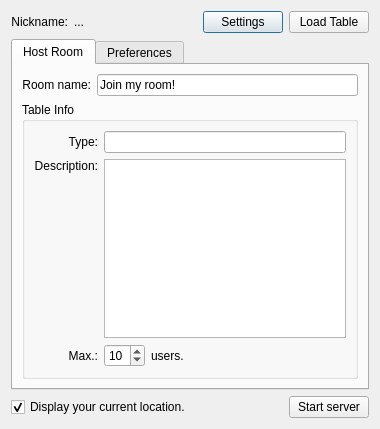
<?xml version="1.0" encoding="UTF-8"?>
<ui version="4.0">
 <class>NewRoomDialog</class>
 <widget class="QDialog" name="NewRoomDialog">
  <property name="geometry">
   <rect>
    <x>0</x>
    <y>0</y>
    <width>380</width>
    <height>429</height>
   </rect>
  </property>
  <property name="minimumSize">
   <size>
    <width>300</width>
    <height>300</height>
   </size>
  </property>
  <property name="windowTitle">
   <string>New room</string>
  </property>
  <layout class="QVBoxLayout" name="verticalLayout">
   <item>
    <layout class="QHBoxLayout" name="horizontalLayout_3">
     <item>
      <widget class="QLabel" name="label_6">
       <property name="text">
        <string>Nickname:</string>
       </property>
       <property name="alignment">
        <set>Qt::AlignRight|Qt::AlignTrailing|Qt::AlignVCenter</set>
       </property>
      </widget>
     </item>
     <item>
      <widget class="QLabel" name="nicknameLb">
       <property name="text">
        <string>...</string>
       </property>
      </widget>
     </item>
     <item>
      <spacer name="horizontalSpacer_4">
       <property name="orientation">
        <enum>Qt::Horizontal</enum>
       </property>
       <property name="sizeHint" stdset="0">
        <size>
         <width>40</width>
         <height>20</height>
        </size>
       </property>
      </spacer>
     </item>
     <item>
      <widget class="QPushButton" name="settingsBtn">
       <property name="enabled">
        <bool>true</bool>
       </property>
       <property name="text">
        <string>Settings</string>
       </property>
       <property name="icon">
        <iconset resource="../../../Engine/EResources.qrc">
         <normaloff>:/images/settings</normaloff>:/images/settings</iconset>
       </property>
      </widget>
     </item>
     <item>
      <widget class="QPushButton" name="loadTableBtn">
       <property name="enabled">
        <bool>true</bool>
       </property>
       <property name="text">
        <string>Load Table</string>
       </property>
       <property name="icon">
        <iconset resource="../../../Engine/EResources.qrc">
         <normaloff>:/images/box</normaloff>:/images/box</iconset>
       </property>
      </widget>
     </item>
    </layout>
   </item>
   <item>
    <widget class="QTabWidget" name="tabWidget">
     <property name="tabShape">
      <enum>QTabWidget::Rounded</enum>
     </property>
     <property name="currentIndex">
      <number>0</number>
     </property>
     <property name="elideMode">
      <enum>Qt::ElideNone</enum>
     </property>
     <property name="usesScrollButtons">
      <bool>true</bool>
     </property>
     <property name="documentMode">
      <bool>false</bool>
     </property>
     <property name="tabsClosable">
      <bool>false</bool>
     </property>
     <widget class="QWidget" name="tab">
      <attribute name="icon">
       <iconset resource="../../../Engine/EResources.qrc">
        <normaloff>:/images/server</normaloff>:/images/server</iconset>
      </attribute>
      <attribute name="title">
       <string>Host Room</string>
      </attribute>
      <layout class="QVBoxLayout" name="verticalLayout_3">
       <item>
        <layout class="QHBoxLayout" name="horizontalLayout_6">
         <item>
          <widget class="QLabel" name="label">
           <property name="text">
            <string>Room name:</string>
           </property>
           <property name="alignment">
            <set>Qt::AlignRight|Qt::AlignTrailing|Qt::AlignVCenter</set>
           </property>
          </widget>
         </item>
         <item>
          <widget class="QLineEdit" name="roomNameEdit">
           <property name="text">
            <string>Join my room!</string>
           </property>
          </widget>
         </item>
        </layout>
       </item>
       <item>
        <widget class="QGroupBox" name="groupBox">
         <property name="title">
          <string>Table Info</string>
         </property>
         <layout class="QHBoxLayout" name="horizontalLayout_2">
          <item>
           <layout class="QGridLayout" name="gridLayout_2">
            <item row="1" column="0">
             <widget class="QLabel" name="label_2">
              <property name="text">
               <string>Description:</string>
              </property>
              <property name="alignment">
               <set>Qt::AlignRight|Qt::AlignTop|Qt::AlignTrailing</set>
              </property>
             </widget>
            </item>
            <item row="1" column="1" colspan="3">
             <widget class="QPlainTextEdit" name="descriptionTextEdit">
              <property name="plainText">
               <string/>
              </property>
             </widget>
            </item>
            <item row="0" column="1" colspan="3">
             <widget class="QLineEdit" name="roomTypeEdit">
              <property name="text">
               <string/>
              </property>
             </widget>
            </item>
            <item row="0" column="0">
             <widget class="QLabel" name="label_3">
              <property name="text">
               <string>Type:</string>
              </property>
              <property name="alignment">
               <set>Qt::AlignRight|Qt::AlignTrailing|Qt::AlignVCenter</set>
              </property>
             </widget>
            </item>
            <item row="2" column="0">
             <widget class="QLabel" name="label_5">
              <property name="text">
               <string>Max.:</string>
              </property>
              <property name="alignment">
               <set>Qt::AlignRight|Qt::AlignTrailing|Qt::AlignVCenter</set>
              </property>
             </widget>
            </item>
            <item row="2" column="1">
             <widget class="QSpinBox" name="maxUserSpinBox">
              <property name="minimum">
               <number>1</number>
              </property>
              <property name="maximum">
               <number>20</number>
              </property>
              <property name="value">
               <number>10</number>
              </property>
             </widget>
            </item>
            <item row="2" column="3">
             <spacer name="horizontalSpacer">
              <property name="orientation">
               <enum>Qt::Horizontal</enum>
              </property>
              <property name="sizeHint" stdset="0">
               <size>
                <width>20</width>
                <height>20</height>
               </size>
              </property>
             </spacer>
            </item>
            <item row="2" column="2">
             <widget class="QLabel" name="usersLb">
              <property name="text">
               <string>users.</string>
              </property>
             </widget>
            </item>
           </layout>
          </item>
         </layout>
        </widget>
       </item>
      </layout>
     </widget>
     <widget class="QWidget" name="tab_2">
      <attribute name="icon">
       <iconset resource="../../../Engine/EResources.qrc">
        <normaloff>:/images/wheel</normaloff>:/images/wheel</iconset>
      </attribute>
      <attribute name="title">
       <string>Preferences</string>
      </attribute>
      <layout class="QHBoxLayout" name="horizontalLayout">
       <item>
        <layout class="QGridLayout" name="gridLayout">
         <property name="verticalSpacing">
          <number>6</number>
         </property>
         <item row="1" column="3">
          <widget class="QCheckBox" name="portCheckBox">
           <property name="enabled">
            <bool>true</bool>
           </property>
           <property name="text">
            <string>Choose best</string>
           </property>
           <property name="checked">
            <bool>true</bool>
           </property>
          </widget>
         </item>
         <item row="4" column="3">
          <spacer name="horizontalSpacer_3">
           <property name="orientation">
            <enum>Qt::Horizontal</enum>
           </property>
           <property name="sizeHint" stdset="0">
            <size>
             <width>150</width>
             <height>20</height>
            </size>
           </property>
          </spacer>
         </item>
         <item row="6" column="0" colspan="2">
          <widget class="QLabel" name="label_13">
           <property name="text">
            <string>Change teams:</string>
           </property>
           <property name="alignment">
            <set>Qt::AlignRight|Qt::AlignTrailing|Qt::AlignVCenter</set>
           </property>
          </widget>
         </item>
         <item row="3" column="2">
          <widget class="QComboBox" name="hideImageComboBox">
           <property name="currentIndex">
            <number>2</number>
           </property>
           <item>
            <property name="text">
             <string>Host Only</string>
            </property>
           </item>
           <item>
            <property name="text">
             <string>Admins Only</string>
            </property>
           </item>
           <item>
            <property name="text">
             <string>Everyone</string>
            </property>
           </item>
           <item>
            <property name="text">
             <string>Nobody</string>
            </property>
           </item>
           <item>
            <property name="text">
             <string>Yours Only</string>
            </property>
           </item>
          </widget>
         </item>
         <item row="7" column="2">
          <widget class="QComboBox" name="teamSortingComboBox">
           <property name="currentIndex">
            <number>0</number>
           </property>
           <item>
            <property name="text">
             <string>One per team</string>
            </property>
           </item>
           <item>
            <property name="text">
             <string>Random team</string>
            </property>
           </item>
           <item>
            <property name="text">
             <string>Same team</string>
            </property>
           </item>
          </widget>
         </item>
         <item row="7" column="0" colspan="2">
          <widget class="QLabel" name="label_7">
           <property name="text">
            <string>Team sorting:</string>
           </property>
           <property name="alignment">
            <set>Qt::AlignRight|Qt::AlignTrailing|Qt::AlignVCenter</set>
           </property>
          </widget>
         </item>
         <item row="1" column="2">
          <widget class="QSpinBox" name="portSpinBox">
           <property name="enabled">
            <bool>false</bool>
           </property>
           <property name="maximum">
            <number>65535</number>
           </property>
           <property name="value">
            <number>0</number>
           </property>
          </widget>
         </item>
         <item row="0" column="2">
          <widget class="QLineEdit" name="passwordLineEdit">
           <property name="baseSize">
            <size>
             <width>0</width>
             <height>0</height>
            </size>
           </property>
           <property name="maxLength">
            <number>50</number>
           </property>
           <property name="echoMode">
            <enum>QLineEdit::Password</enum>
           </property>
          </widget>
         </item>
         <item row="1" column="0" colspan="2">
          <widget class="QLabel" name="label_4">
           <property name="text">
            <string>Host Port:</string>
           </property>
           <property name="alignment">
            <set>Qt::AlignRight|Qt::AlignTrailing|Qt::AlignVCenter</set>
           </property>
          </widget>
         </item>
         <item row="3" column="0" colspan="2">
          <widget class="QLabel" name="label_12">
           <property name="text">
            <string>Hide item:</string>
           </property>
           <property name="alignment">
            <set>Qt::AlignRight|Qt::AlignTrailing|Qt::AlignVCenter</set>
           </property>
          </widget>
         </item>
         <item row="4" column="0" colspan="2">
          <widget class="QLabel" name="label_14">
           <property name="text">
            <string>Add item:</string>
           </property>
           <property name="alignment">
            <set>Qt::AlignRight|Qt::AlignTrailing|Qt::AlignVCenter</set>
           </property>
          </widget>
         </item>
         <item row="4" column="2">
          <widget class="QComboBox" name="addImageComboBox">
           <property name="currentIndex">
            <number>2</number>
           </property>
           <item>
            <property name="text">
             <string>Host Only</string>
            </property>
           </item>
           <item>
            <property name="text">
             <string>Admins Only</string>
            </property>
           </item>
           <item>
            <property name="text">
             <string>Everyone</string>
            </property>
           </item>
           <item>
            <property name="text">
             <string>Nobody</string>
            </property>
           </item>
          </widget>
         </item>
         <item row="2" column="0" colspan="2">
          <widget class="QLabel" name="label_11">
           <property name="text">
            <string>Lock item:</string>
           </property>
           <property name="alignment">
            <set>Qt::AlignRight|Qt::AlignTrailing|Qt::AlignVCenter</set>
           </property>
          </widget>
         </item>
         <item row="8" column="0" colspan="2">
          <widget class="QLabel" name="label_16">
           <property name="text">
            <string>Ban users:</string>
           </property>
           <property name="alignment">
            <set>Qt::AlignRight|Qt::AlignTrailing|Qt::AlignVCenter</set>
           </property>
          </widget>
         </item>
         <item row="5" column="2">
          <widget class="QComboBox" name="removeImageComboBox">
           <property name="currentIndex">
            <number>4</number>
           </property>
           <item>
            <property name="text">
             <string>Host Only</string>
            </property>
           </item>
           <item>
            <property name="text">
             <string>Admins Only</string>
            </property>
           </item>
           <item>
            <property name="text">
             <string>Everyone</string>
            </property>
           </item>
           <item>
            <property name="text">
             <string>Nobody</string>
            </property>
           </item>
           <item>
            <property name="text">
             <string>Yours Only</string>
            </property>
           </item>
          </widget>
         </item>
         <item row="5" column="0" colspan="2">
          <widget class="QLabel" name="label_17">
           <property name="text">
            <string>Remove item:</string>
           </property>
           <property name="alignment">
            <set>Qt::AlignRight|Qt::AlignTrailing|Qt::AlignVCenter</set>
           </property>
          </widget>
         </item>
         <item row="8" column="2">
          <widget class="QComboBox" name="banUsersComboBox">
           <property name="currentIndex">
            <number>1</number>
           </property>
           <item>
            <property name="text">
             <string>Host Only</string>
            </property>
           </item>
           <item>
            <property name="text">
             <string>Admins Only</string>
            </property>
           </item>
          </widget>
         </item>
         <item row="6" column="2">
          <widget class="QComboBox" name="changeTeamsComboBox">
           <property name="currentIndex">
            <number>1</number>
           </property>
           <item>
            <property name="text">
             <string>Host Only</string>
            </property>
           </item>
           <item>
            <property name="text">
             <string>Admins Only</string>
            </property>
           </item>
           <item>
            <property name="text">
             <string>Everyone</string>
            </property>
           </item>
           <item>
            <property name="text">
             <string>Nobody</string>
            </property>
           </item>
          </widget>
         </item>
         <item row="2" column="2">
          <widget class="QComboBox" name="lockImageComboBox">
           <property name="currentIndex">
            <number>4</number>
           </property>
           <item>
            <property name="text">
             <string>Host Only</string>
            </property>
           </item>
           <item>
            <property name="text">
             <string>Admins Only</string>
            </property>
           </item>
           <item>
            <property name="text">
             <string>Everyone</string>
            </property>
           </item>
           <item>
            <property name="text">
             <string>Nobody</string>
            </property>
           </item>
           <item>
            <property name="text">
             <string>Yours Only</string>
            </property>
           </item>
          </widget>
         </item>
         <item row="0" column="0" colspan="2">
          <widget class="QLabel" name="label_15">
           <property name="text">
            <string>Password:</string>
           </property>
           <property name="alignment">
            <set>Qt::AlignRight|Qt::AlignTrailing|Qt::AlignVCenter</set>
           </property>
          </widget>
         </item>
        </layout>
       </item>
      </layout>
     </widget>
    </widget>
   </item>
   <item>
    <layout class="QHBoxLayout" name="horizontalLayout_10">
     <item>
      <widget class="QCheckBox" name="locationCheckBox">
       <property name="enabled">
        <bool>true</bool>
       </property>
       <property name="text">
        <string>Display your current location.</string>
       </property>
       <property name="checked">
        <bool>true</bool>
       </property>
      </widget>
     </item>
     <item>
      <spacer name="horizontalSpacer_2">
       <property name="orientation">
        <enum>Qt::Horizontal</enum>
       </property>
       <property name="sizeHint" stdset="0">
        <size>
         <width>10</width>
         <height>20</height>
        </size>
       </property>
      </spacer>
     </item>
     <item>
      <widget class="QPushButton" name="startServerBtn">
       <property name="text">
        <string>Start server</string>
       </property>
       <property name="icon">
        <iconset resource="../../../Engine/EResources.qrc">
         <normaloff>:/images/startServer</normaloff>:/images/startServer</iconset>
       </property>
      </widget>
     </item>
    </layout>
   </item>
  </layout>
 </widget>
 <tabstops>
  <tabstop>roomNameEdit</tabstop>
  <tabstop>roomTypeEdit</tabstop>
  <tabstop>maxUserSpinBox</tabstop>
  <tabstop>passwordLineEdit</tabstop>
  <tabstop>portSpinBox</tabstop>
  <tabstop>lockImageComboBox</tabstop>
  <tabstop>hideImageComboBox</tabstop>
  <tabstop>addImageComboBox</tabstop>
  <tabstop>removeImageComboBox</tabstop>
  <tabstop>changeTeamsComboBox</tabstop>
  <tabstop>teamSortingComboBox</tabstop>
  <tabstop>banUsersComboBox</tabstop>
  <tabstop>locationCheckBox</tabstop>
  <tabstop>startServerBtn</tabstop>
  <tabstop>tabWidget</tabstop>
  <tabstop>settingsBtn</tabstop>
  <tabstop>loadTableBtn</tabstop>
  <tabstop>descriptionTextEdit</tabstop>
 </tabstops>
 <resources>
  <include location="../../../Engine/EResources.qrc"/>
 </resources>
 <connections/>
</ui>
